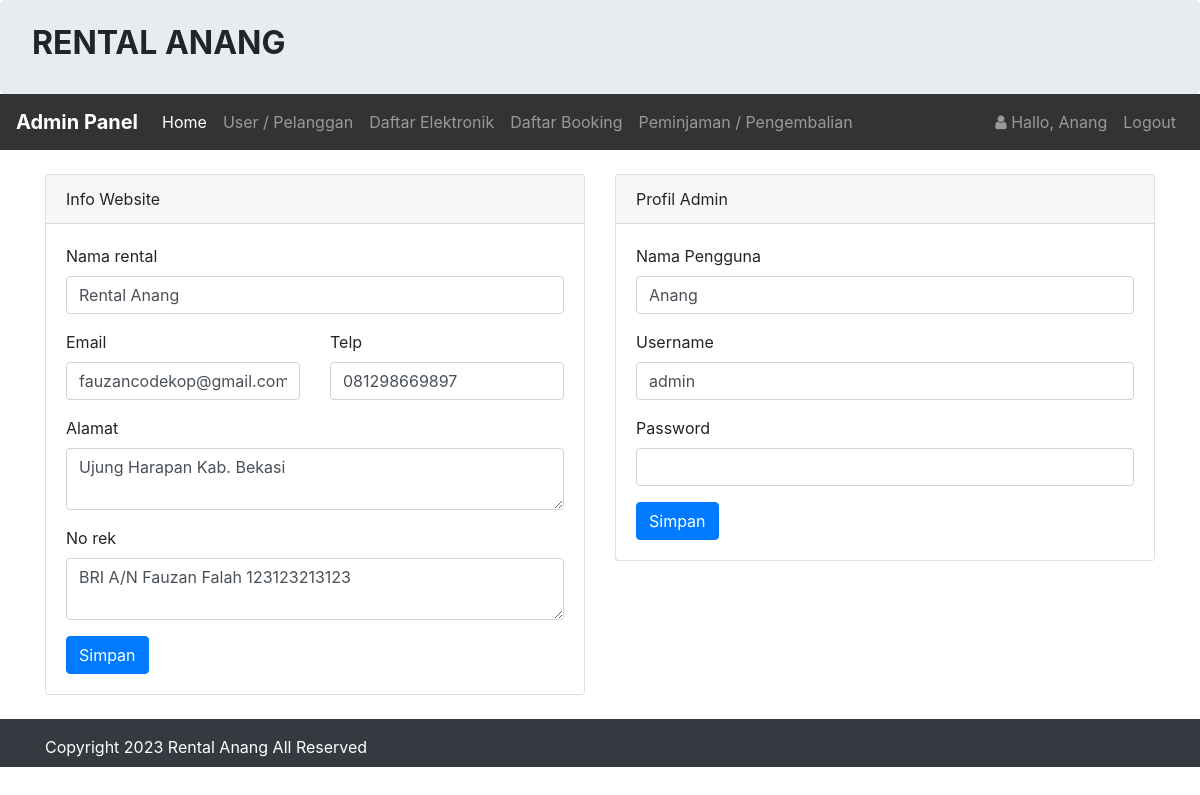
The app's page /admin/index.php (signed in), older data.
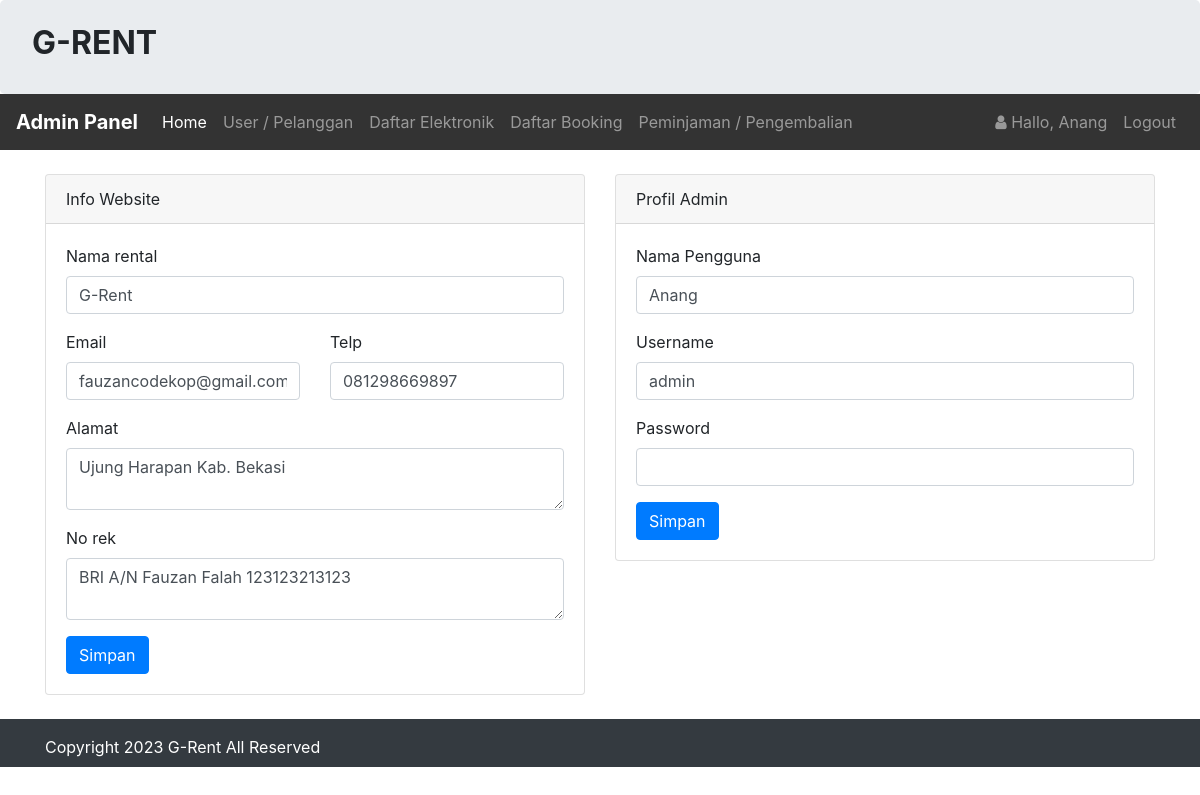
The same page, newer data.
### tables this page shows
CREATE TABLE `infoweb` (
  `id` int(11) NOT NULL,
  `nama_rental` varchar(255) DEFAULT NULL,
  `telp` varchar(15) DEFAULT NULL,
  `alamat` text DEFAULT NULL,
  `email` varchar(255) DEFAULT NULL,
  `no_rek` text DEFAULT NULL,
  `updated_at` timestamp NOT NULL DEFAULT current_timestamp()
);

### koneksi/koneksi.php (called while the page is built, shortened)
<?php
    $user = 'root';
    $pass = '';
    $koneksi = new PDO("mysql:host=localhost;dbname=codekop_free_rental", $user, $pass);
    $url = "http://localhost/rental_gadget-master/";
    $sql_web = "SELECT * FROM infoweb WHERE id = 1";
    $row_web = $koneksi->prepare($sql_web);
    $row_web->execute();
    $info_web = $row_web->fetch(PDO::FETCH_OBJ);
?>

### admin/index.php (the view, shortened to what the changed rows need)
<?php
    require '../koneksi/koneksi.php';
    include 'header.php';
?>
<div class="container mt-4">
    <div class="row">
        <div class="col-sm-6">
            <div class="card">
                <div class="card-body">
                    <form action="" method="post">
                        <?php
                            $sql = "SELECT * FROM infoweb WHERE id = 1";
                            $row = $koneksi->prepare($sql);
                            $row->execute();
                            $edit = $row->fetch(PDO::FETCH_OBJ);
                        ?>
                        <div class="form-group">
                            <label for="">Nama rental</label>
                            <input type="text" class="form-control" value="<?= $edit->nama_rental;?>" name="nama_rental" id="nama_rental" placeholder=""/>
                        </div>
                        <div class="row">
                            <div class="col-sm-6">
                                <div class="form-group">
                                    <label for="">Email</label>
                                    <input type="text" class="form-control" value="<?= $edit->email;?>" name="email" id="email" placeholder=""/>
                                </div>
                            </div>
                            <div class="col-sm-6">
                                <div class="form-group">
                                    <label for="">Telp</label>
                                    <input type="text" class="form-control" value="<?= $edit->telp;?>" name="telp" id="telp" placeholder=""/>
                                </div>
                            </div>
                        </div>
                        <div class="form-group">
                            <label for="">Alamat</label>
                            <textarea class="form-control" name="alamat" id="alamat" placeholder=""><?= $edit->alamat;?></textarea>
                        </div>
                        <div class="form-group">
                            <label for="">No rek</label>
                            <textarea class="form-control" name="no_rek" id="no_rek" placeholder=""><?= $edit->no_rek;?></textarea>
                        </div>
                    </form>
                </div>
            </div>
        </div>
    </div>
</div>
<?php include 'footer.php';?>

### admin/header.php (shortened to what the changed rows need)
<!doctype html>
<html lang="en">
  <head>
    <link rel="stylesheet" href="<?php echo $url;?>assets/css/bootstrap.css" >
    <link rel="stylesheet" href="<?php echo $url;?>assets/css/font-awesome.css" >
  </head>
  <body>
    <div class="jumbotron pt-4 pb-4">
        <div class="row">
            <div class="col-sm-8">
                <h2><b style="text-transform:uppercase;"><?= $info_web->nama_rental;?> </b></h2>
            </div>
        </div>
    </div>

### admin/footer.php (shortened to what the changed rows need)
    <div class="footer mt-4 bg-dark text-white pt-3 pb-2">
      <div class="container">
        Copyright <?= date('Y');?> <?= $info_web->nama_rental;?> All Reserved
      </div>
    </div>
  </body>
</html>

Row changes from the older to the newer data that the page shows:
changed infoweb "fauzancodekop@gmail.com": nama_rental "RENTAL ANANG" → "G-RENT"; nama_rental "Rental Anang" → "G-Rent"
